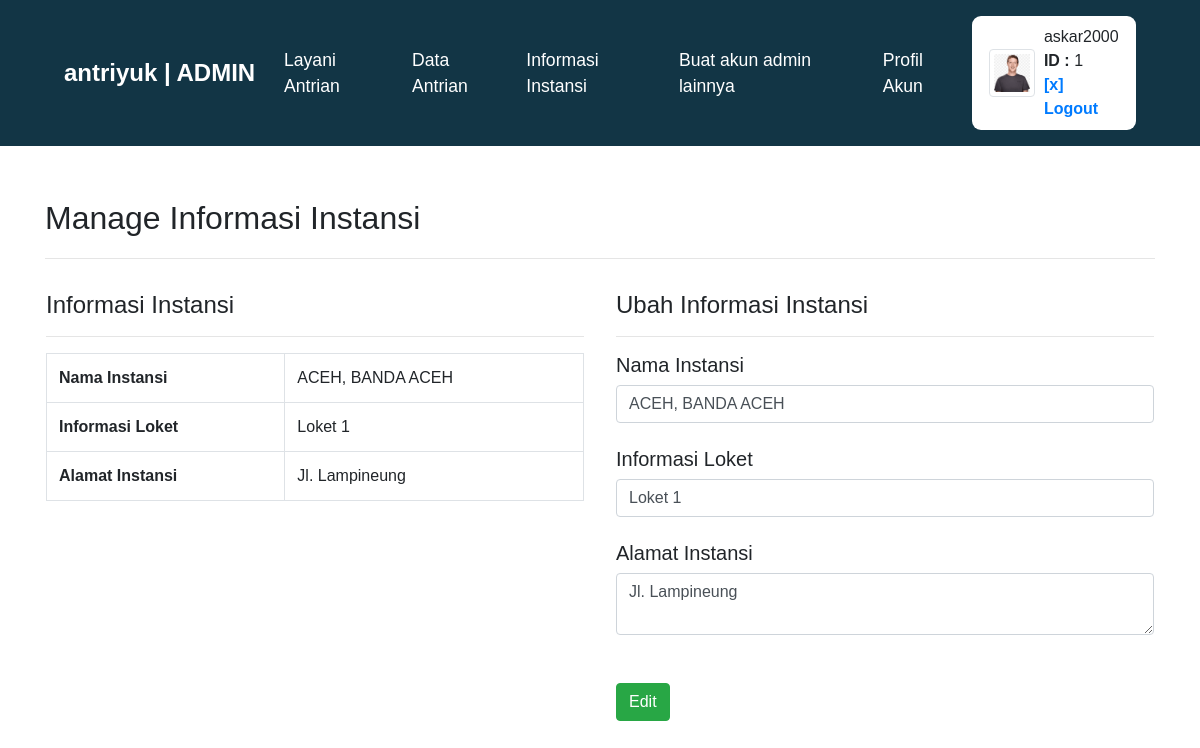
/admin_side/manage_informasi_instansi/index.php (signed in), run on the app's committed database.
### tables this page shows
CREATE TABLE `tbl_info_instansi` (
  `id_data` int(16) NOT NULL,
  `nama_instansi` varchar(128) DEFAULT NULL,
  `alamat_instansi` text,
  `info_loket` text
);

### admin_side/manage_informasi_instansi/index.php (the view, shortened to what this page needs)
<?php include "../template/header.php"; ?>
<?php
	include "../koneksi.php";
?>
<div class="container">
<div class="row mt-5">
<div class="col-12">
	<font size="+3">Manage Informasi Instansi </font>
	<hr>
</div>
</div>
<div class="row">
<div class="col-6 px-3 py-3">
<h4>Informasi Instansi</h4>
<hr>
<table class="table table-hover table-bordered">
	<?php
		$queri1 = mysqli_query($conn, "SELECT * FROM tbl_info_instansi");
		while($data = mysqli_fetch_array($queri1)) {
	 ?>
	<tr>
		<td><b>Nama Instansi</b></td>
		<td><?= $data['nama_instansi']; ?></td>
	</tr>
	<tr>
		<td><b>Informasi Loket</b></td>
		<td><?= $data['info_loket']; ?></td>
	</tr>
		<tr>
		<td><b>Alamat Instansi</b></td>
		<td><?= $data['alamat_instansi']; ?></td>
	</tr>
	<?php
	$ex_nama_instansi = $data['nama_instansi'];
	$ex_informasi_loket = $data['info_loket'];
	$ex_alamat_instansi = $data['alamat_instansi'];
	 } ?>
</table>
</div>
<div class="col-6 px-3 py-3">
<h4>Ubah Informasi Instansi</h4>
<hr>
	<form action="proses_edit_informasi_instansi.php" method="post">
	<h5>Nama Instansi</h5>
	<input type="text" name="nama_instansi" value="<?= $ex_nama_instansi; ?>" class="form-control mb-4" />
	<h5>Informasi Loket</h5>
	<input type="text" name="informasi_loket" value="<?= $ex_informasi_loket; ?>" class="form-control mb-4" />
	<h5>Alamat Instansi</h5>
	<textarea class="form-control mb-5" name="alamat_instansi"><?= $ex_alamat_instansi; ?></textarea>
	<input type="submit" value="Edit" class="btn btn-success">
	</form>
</div>
</div>
</div>
<?php include "../template/footer.php"; ?>

### node_module/style.css (style rules this page uses)
* { font-family: 'Poppins', sans-serif; }
html { scroll-behavior: smooth; }

### data on the page
tbl_info_instansi: nama_instansi "ACEH, BANDA ACEH", info_loket "Loket 1", alamat_instansi "Jl. Lampineung", informasi_loket "Loket 1"

### other printed values
$_SESSION['user']['username'] "askar2000"
$_SESSION['user']['id_admin'] "1"
